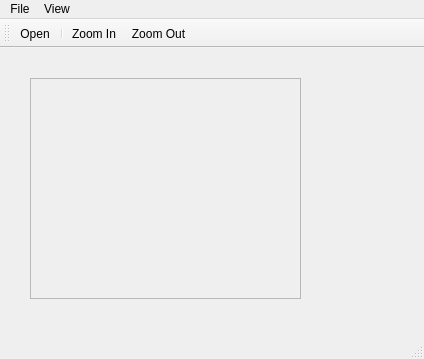
<?xml version="1.0" encoding="UTF-8"?>
<ui version="4.0">
 <class>MainWindow</class>
 <widget class="QMainWindow" name="MainWindow">
  <property name="geometry">
   <rect>
    <x>0</x>
    <y>0</y>
    <width>424</width>
    <height>359</height>
   </rect>
  </property>
  <property name="windowTitle">
   <string>MainWindow</string>
  </property>
  <widget class="QWidget" name="centralwidget">
   <widget class="QScrollArea" name="scrollArea">
    <property name="geometry">
     <rect>
      <x>30</x>
      <y>30</y>
      <width>271</width>
      <height>221</height>
     </rect>
    </property>
    <property name="widgetResizable">
     <bool>true</bool>
    </property>
    <widget class="QWidget" name="scrollAreaWidgetContents">
     <property name="geometry">
      <rect>
       <x>0</x>
       <y>0</y>
       <width>269</width>
       <height>219</height>
      </rect>
     </property>
    </widget>
   </widget>
  </widget>
  <widget class="QMenuBar" name="menubar">
   <property name="geometry">
    <rect>
     <x>0</x>
     <y>0</y>
     <width>424</width>
     <height>21</height>
    </rect>
   </property>
   <widget class="QMenu" name="menuFile">
    <property name="title">
     <string>File</string>
    </property>
    <addaction name="actionOpen"/>
   </widget>
   <widget class="QMenu" name="menuView">
    <property name="title">
     <string>View</string>
    </property>
    <addaction name="actionZoom_In"/>
    <addaction name="actionZoom_Out"/>
   </widget>
   <addaction name="menuFile"/>
   <addaction name="menuView"/>
  </widget>
  <widget class="QStatusBar" name="statusbar"/>
  <widget class="QToolBar" name="toolBar">
   <property name="windowTitle">
    <string>toolBar</string>
   </property>
   <attribute name="toolBarArea">
    <enum>TopToolBarArea</enum>
   </attribute>
   <attribute name="toolBarBreak">
    <bool>false</bool>
   </attribute>
   <addaction name="actionOpen"/>
   <addaction name="separator"/>
   <addaction name="actionZoom_In"/>
   <addaction name="actionZoom_Out"/>
  </widget>
  <action name="actionOpen">
   <property name="text">
    <string>Open</string>
   </property>
   <property name="shortcut">
    <string>Ctrl+O</string>
   </property>
  </action>
  <action name="actionZoom_In">
   <property name="text">
    <string>Zoom In</string>
   </property>
   <property name="shortcut">
    <string>Ctrl++</string>
   </property>
  </action>
  <action name="actionZoom_Out">
   <property name="text">
    <string>Zoom Out</string>
   </property>
   <property name="shortcut">
    <string>Ctrl+-</string>
   </property>
  </action>
 </widget>
 <resources/>
 <connections/>
</ui>
